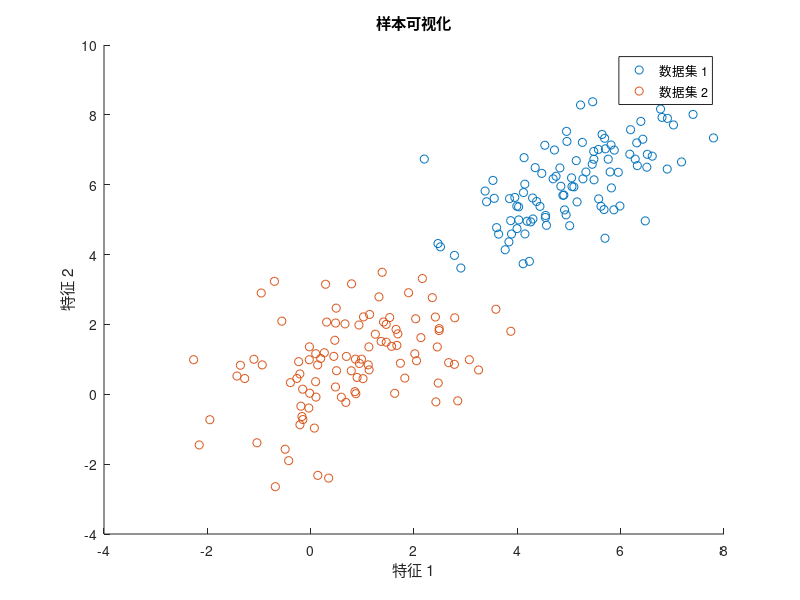
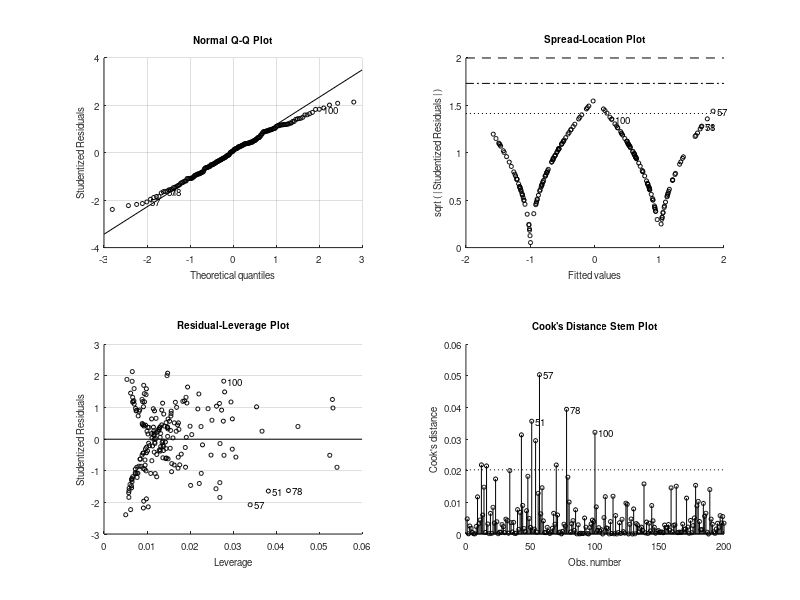
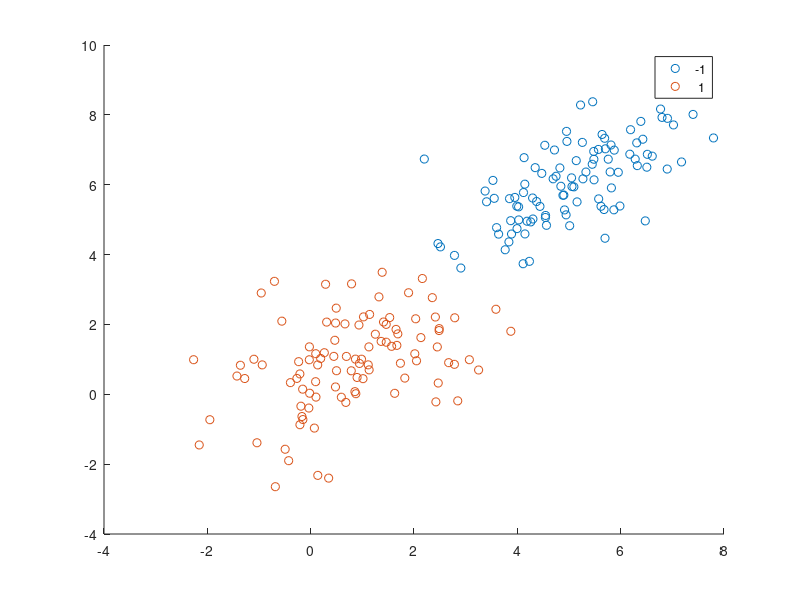

Write MATLAB code to recreate these figures, in order. (Note: this script raises an error after producing the figures.)
clc,clear;
%% 生成两组二维随机正态分布数据
rng(1); % 设置随机数种子以保证结果可复现
mu1 = [1 1];
sigma1 = [1.5 0.5; 0.5 1.5];
data1 = mvnrnd(mu1, sigma1, 100); % 第一组数据

mu2 = [5 6];
sigma2 = [1 0.5; 0.5 1];
data2 = mvnrnd(mu2, sigma2, 100); % 第二组数据

% 创建标签
group1 = ones(100, 1); % 标签为1
group2 = ones(100, 1) * -1; % 标签为-1

% 合并数据和标签
data = [data1; data2];
groups = [group1; group2];

figure;
h = gscatter(data(:,1), data(:,2), groups);
title('样本可视化');
xlabel('特征 1');
ylabel('特征 2');
legend('数据集 1', '数据集 2');

%% 训练SVM模型和二次规划
SVMModel = fitcsvm(data, groups, 'KernelFunction', 'linear', 'BoxConstraint', Inf);
% 执行线性回归
mdl = fitlm(data, groups);

%% 绘制数据散点图和SVM决策边界与最大间隔
figure;
h = gscatter(data(:,1), data(:,2), groups);
hold on;

% 绘制SVM决策边界和最大间隔
w = SVMModel.Beta;
b = SVMModel.Bias;

% 计算支持向量
sv = SVMModel.SupportVectors;

% 计算SVM决策边界
f = @(x) (w(1)*x + b)/(-w(2));
fplot(f, [min(data(:,1)) max(data(:,1))], 'k--');

% 获取线性回归系数
coefficients = mdl.Coefficients.Estimate;
b0 = coefficients(1);
b1 = coefficients(2:end);

% 绘制线性回归线
f_linear = @(x) (b0 + b1(1)*x)/(-b1(2));
fplot(f_linear, [min(data(:,1)) max(data(:,1))], 'm');

% 绘制支持向量
plot(sv(:,1), sv(:,2), 'ko', 'MarkerSize', 10);

% 计算最大间隔上边界
f_upper = @(x) (w(1)*x + b + 1)/(-w(2));
fplot(f_upper, [min(data(:,1)) max(data(:,1))], 'k--');

% 计算最大间隔下边界
f_lower = @(x) (w(1)*x + b - 1)/(-w(2));
fplot(f_lower, [min(data(:,1)) max(data(:,1))], 'k--');

hold off;

title('SVM与线性回归可视化');
xlabel('特征 1');
ylabel('特征 2');
legend('数据集 1', '数据集 2', 'SVM', '二次规划', '支持向量');

